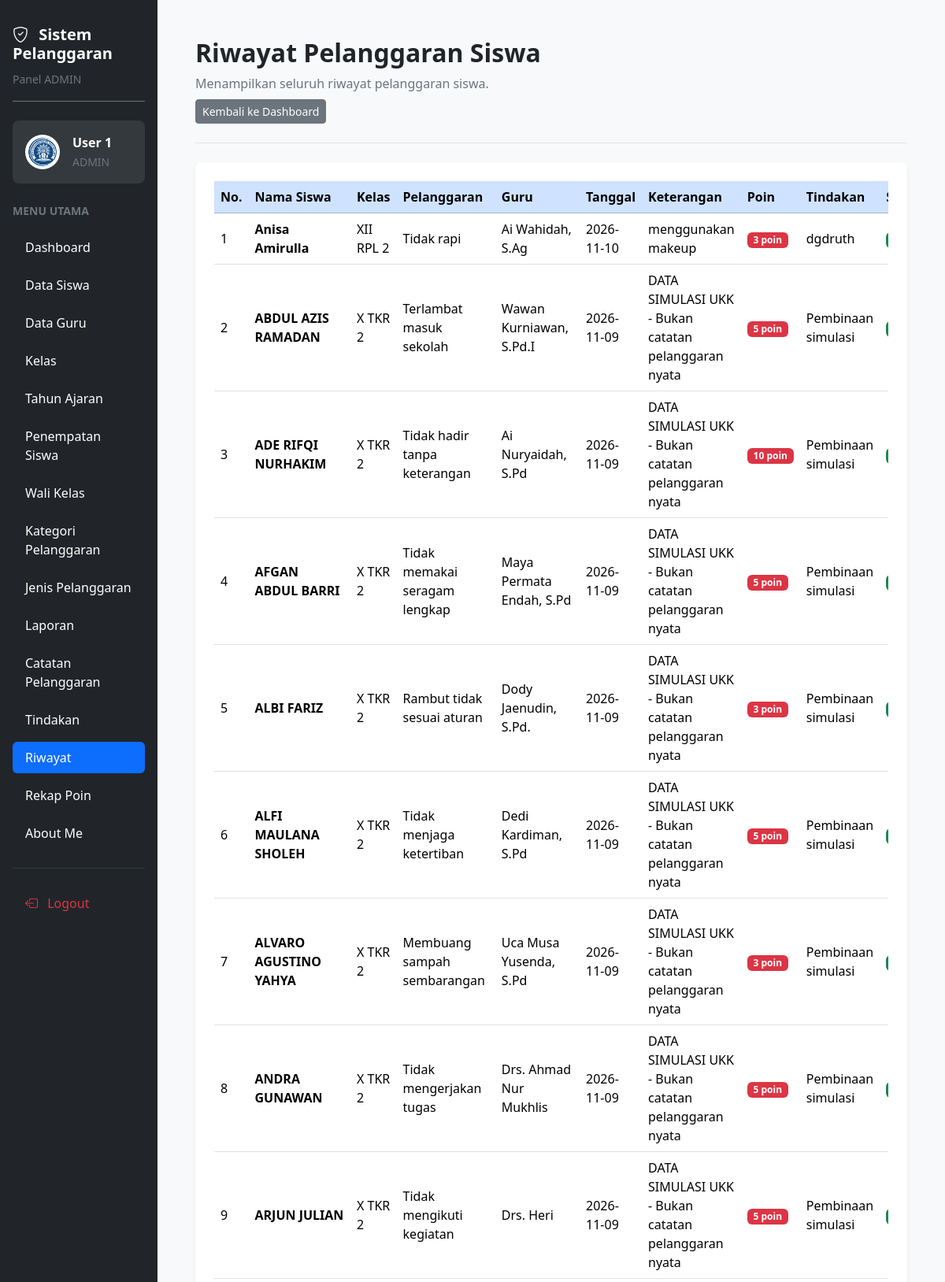
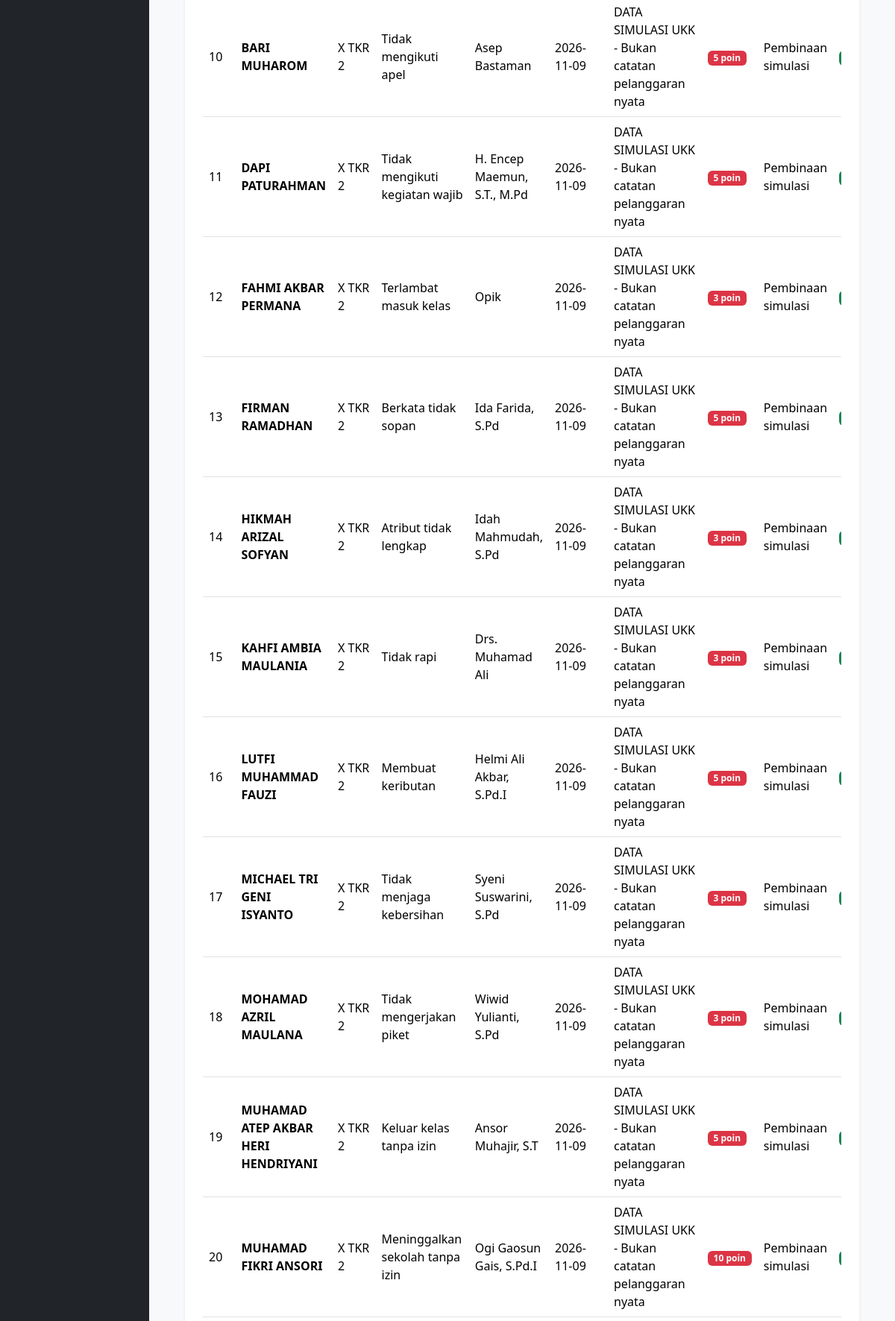
The app's page /riwayat.php (signed in, upper part) with its own data (2 pictures, top to bottom).
### tables this page shows
CREATE TABLE `t_pelanggaran_siswa` (
  `id` int(11) NOT NULL,
  `tahun_ajaran_id` int(11) NOT NULL,
  `siswa_id` int(11) NOT NULL,
  `nama_siswa` varchar(150) NOT NULL,
  `kelas_id` int(11) NOT NULL,
  `nama_kelas` varchar(100) NOT NULL,
  `pelanggaran_id` int(11) NOT NULL,
  `nama_pelanggaran` varchar(150) NOT NULL,
  `pelanggaran_kategori_id` int(11) NOT NULL,
  `guru_id` int(11) NOT NULL,
  `nama_guru` varchar(150) NOT NULL,
  `tanggal` date NOT NULL,
  `keterangan` text NOT NULL,
  `poin` int(11) NOT NULL,
  `tindakan` text NOT NULL,
  `status` varchar(30) NOT NULL,
  `created_at` timestamp NOT NULL DEFAULT current_timestamp(),
  `updated_at` timestamp NOT NULL DEFAULT current_timestamp()
);

### riwayat.php (the view, shortened to what this page needs)
<?php
$role = strtolower(trim($_SESSION['role'] ?? ''));
require_once __DIR__ . "/config/koneksi.php";
$data = mysqli_query(
    $koneksi,
    "SELECT id, nama_siswa, nama_kelas,
            nama_pelanggaran, nama_guru,
            tanggal, keterangan, poin, tindakan, status
     FROM t_pelanggaran_siswa
     ORDER BY tanggal DESC, id DESC"
);
$nama = htmlspecialchars(
    $_SESSION['name'] ?? 'Pengguna',
    ENT_QUOTES,
    'UTF-8'
);
?>
<!DOCTYPE html>
<html lang="id">
<head>
    <link href="https://cdn.jsdelivr.net/npm/bootstrap@5.3.3/dist/css/bootstrap.min.css" rel="stylesheet">
    <link href="https://cdn.jsdelivr.net/npm/bootstrap-icons@1.11.3/font/bootstrap-icons.min.css" rel="stylesheet">
    <link href="https://cdn.datatables.net/2.3.4/css/dataTables.bootstrap5.min.css" rel="stylesheet">
</head>
<body class="bg-light overflow-hidden">
<div class="container-fluid vh-100 overflow-hidden">
    <div class="row h-100 flex-nowrap">
        <aside class="col-12 col-md-3 col-lg-2 bg-dark vh-100 overflow-auto position-sticky top-0 p-3">
            <div class="text-white mb-4 pt-3 pb-3 border-bottom border-secondary">
                <h5 class="fw-bold mb-2">
                    <i class="bi bi-shield-check me-2"></i>
                    Sistem Pelanggaran
                </h5>
                <small class="text-secondary">Panel <?= strtoupper($role); ?></small>
            </div>
            <div class="bg-secondary bg-opacity-25 rounded-3 p-3 mb-4">
                <div class="d-flex align-items-center gap-3">
                    <img
                        src="logo.png"
                        alt="Logo Aplikasi"
                        width="44"
                        height="44"
                        class="rounded-circle bg-white p-1"
                    >
                    <div class="text-white text-break">
                        <div class="fw-semibold"><?= $nama; ?></div>
                        <small class="text-secondary"><?= strtoupper($role); ?></small>
                    </div>
                </div>
            </div>
            <div class="text-secondary small fw-semibold mb-3">
                MENU UTAMA
            </div>
            <ul class="nav nav-pills flex-column gap-2">
                <li class="nav-item">
                    <a href="dashboard.php" class="nav-link text-white rounded-2 py-2 px-3">
                        Dashboard
                    </a>
                </li>
                <?php if ($role === 'admin'): ?>
                    <li class="nav-item">
                        <a href="siswa.php" class="nav-link text-white rounded-2 py-2 px-3">Data Siswa</a>
                    </li>
                    <li class="nav-item">
                        <a href="guru.php" class="nav-link text-white rounded-2 py-2 px-3">Data Guru</a>
                    </li>
                    <li class="nav-item">
                        <a href="kelas.php" class="nav-link text-white rounded-2 py-2 px-3">Kelas</a>
                    </li>
                    <li class="nav-item">
                        <a href="tahun_ajaran.php" class="nav-link text-white rounded-2 py-2 px-3">Tahun Ajaran</a>
                    </li>
                    <li class="nav-item">
                        <a href="penempatan_siswa.php" class="nav-link text-white rounded-2 py-2 px-3">Penempatan Siswa</a>
                    </li>
                    <li class="nav-item">
                        <a href="wali_kelas.php" class="nav-link text-white rounded-2 py-2 px-3">Wali Kelas</a>
                    </li>
                    <li class="nav-item">
                        <a href="kategori_pelanggaran.php" class="nav-link text-white rounded-2 py-2 px-3">Kategori Pelanggaran</a>
                    </li>
                    <li class="nav-item">
                        <a href="jenis_pelanggaran.php" class="nav-link text-white rounded-2 py-2 px-3">Jenis Pelanggaran</a>
                    </li>
                    <li class="nav-item">
                        <a href="laporan.php" class="nav-link text-white rounded-2 py-2 px-3">Laporan</a>
                    </li>
                <?php endif; ?>
                <li class="nav-item">
                    <a href="catatan_pelanggaran.php" class="nav-link text-white rounded-2 py-2 px-3">
                        Catatan Pelanggaran
                    </a>
                </li>
                <li class="nav-item">
                    <a href="tindakan.php" class="nav-link text-white rounded-2 py-2 px-3">
                        Tindakan
                    </a>
                </li>
                <li class="nav-item">
                    <a href="riwayat.php" class="nav-link active rounded-2 py-2 px-3" aria-current="page">
                        Riwayat
                    </a>
                </li>
                <li class="nav-item">
                    <a href="rekap_poin.php" class="nav-link text-white rounded-2 py-2 px-3">
                        Rekap Poin
                    </a>
                </li>
                <li class="nav-item">
                    <a href="abautme.php" class="nav-link text-white rounded-2 py-2 px-3">
                        About Me
                    </a>
                </li>
            </ul>
            <hr class="border-secondary my-4">
            <a href="logout.php" class="nav-link text-danger rounded-2 py-2 px-3">
                <i class="bi bi-box-arrow-left me-2"></i>
                Logout
            </a>
        </aside>
        <main class="col-12 col-md-9 col-lg-10 vh-100 overflow-auto p-3 p-lg-5">
            <div class="d-flex flex-wrap justify-content-between align-items-center gap-3 mb-4 pb-4 border-bottom">
                <div>
                    <h2 class="fw-bold mb-2">Riwayat Pelanggaran Siswa</h2>
                    <p class="text-secondary mb-2">
                        Menampilkan seluruh riwayat pelanggaran siswa.
                    </p>
                    <a href="dashboard.php" class="btn btn-secondary btn-sm">
                        Kembali ke Dashboard
                    </a>
                </div>
            </div>
            <div class="card border-0 shadow-sm rounded-3">
                <div class="card-body p-3 p-lg-4">
                    <div class="table-responsive">
                        <table id="tabelRiwayat" class="table table-hover align-middle">
                            <thead>
                                <tr class="table-primary">
                                    <th>No.</th>
                                    <th>Nama Siswa</th>
                                    <th>Kelas</th>
                                    <th>Pelanggaran</th>
                                    <th>Guru</th>
                                    <th>Tanggal</th>
                                    <th>Keterangan</th>
                                    <th>Poin</th>
                                    <th>Tindakan</th>
                                    <th>Status</th>
                                </tr>
                            </thead>
                            <tbody>
                                <?php
                                $no = 1;
                                while ($row = mysqli_fetch_assoc($data)):
                                ?>
                                    <tr>
                                        <td><?= $no++; ?></td>
                                        <td>
                                            <strong>
                                                <?= htmlspecialchars($row['nama_siswa'] ?? '', ENT_QUOTES, 'UTF-8'); ?>
                                            </strong>
                                        </td>
                                        <td>
                                            <?= htmlspecialchars($row['nama_kelas'] ?? '', ENT_QUOTES, 'UTF-8'); ?>
                                        </td>
                                        <td>
                                            <?= htmlspecialchars($row['nama_pelanggaran'] ?? '', ENT_QUOTES, 'UTF-8'); ?>
                                        </td>
                                        <td>
                                            <?= htmlspecialchars($row['nama_guru'] ?? '', ENT_QUOTES, 'UTF-8'); ?>
                                        </td>
                                        <td>
                                            <?= htmlspecialchars($row['tanggal'] ?? '', ENT_QUOTES, 'UTF-8'); ?>
                                        </td>
                                        <td>
                                            <?= htmlspecialchars($row['keterangan'] ?? '', ENT_QUOTES, 'UTF-8'); ?>
                                        </td>
                                        <td>
                                            <span class="badge bg-danger">
                                                <?= (int) ($row['poin'] ?? 0); ?> poin
                                            </span>
                                        </td>
                                        <td>
                                            <?= htmlspecialchars($row['tindakan'] ?? '', ENT_QUOTES, 'UTF-8'); ?>
                                        </td>
                                        <td>
                                            <?php if (($row['status'] ?? '') === 'Selesai'): ?>
                                                <span class="badge bg-success">Selesai</span>
                                            <?php elseif (($row['status'] ?? '') === 'Diproses'): ?>
                                                <span class="badge bg-warning text-dark">Diproses</span>
                                            <?php else: ?>
                                                <span class="badge bg-secondary">
                                                    <?= htmlspecialchars($row['status'] ?? 'Belum Diproses', ENT_QUOTES, 'UTF-8'); ?>
                                                </span>
                                            <?php endif; ?>
                                        </td>
                                    </tr>
                                <?php endwhile; ?>
                            </tbody>
                        </table>
                    </div>
                </div>
            </div>
        </main>
    </div>
</div>
</body>
</html>

### records on screen
t_pelanggaran_siswa: nama_siswa "Anisa Amirulla", nama_kelas "XII RPL 2", nama_pelanggaran "Tidak rapi", nama_guru "Ai Wahidah, S.Ag", tanggal "2026-11-10", keterangan "menggunakan makeup", poin "3", tindakan "dgdruth"
t_pelanggaran_siswa: nama_siswa "ABDUL AZIS RAMADAN", nama_kelas "X TKR 2", nama_pelanggaran "Terlambat masuk sekolah", nama_guru "Wawan Kurniawan, S.Pd.I", tanggal "2026-11-09", keterangan "DATA SIMULASI UKK - Bukan catatan pelanggaran nyata", poin "5", tindakan "Pembinaan simulasi"
t_pelanggaran_siswa: nama_siswa "ADE RIFQI NURHAKIM", nama_kelas "X TKR 2", nama_pelanggaran "Tidak hadir tanpa keterangan", nama_guru "Ai Nuryaidah, S.Pd", tanggal "2026-11-09", keterangan "DATA SIMULASI UKK - Bukan catatan pelanggaran nyata", poin "10", tindakan "Pembinaan simulasi"
t_pelanggaran_siswa: nama_siswa "AFGAN ABDUL BARRI", nama_kelas "X TKR 2", nama_pelanggaran "Tidak memakai seragam lengkap", nama_guru "Maya Permata Endah, S.Pd", tanggal "2026-11-09", keterangan "DATA SIMULASI UKK - Bukan catatan pelanggaran nyata", poin "5", tindakan "Pembinaan simulasi"
t_pelanggaran_siswa: nama_siswa "ALBI FARIZ", nama_kelas "X TKR 2", nama_pelanggaran "Rambut tidak sesuai aturan", nama_guru "Dody Jaenudin, S.Pd.", tanggal "2026-11-09", keterangan "DATA SIMULASI UKK - Bukan catatan pelanggaran nyata", poin "3", tindakan "Pembinaan simulasi"
t_pelanggaran_siswa: nama_siswa "ALFI MAULANA SHOLEH", nama_kelas "X TKR 2", nama_pelanggaran "Tidak menjaga ketertiban", nama_guru "Dedi Kardiman, S.Pd", tanggal "2026-11-09", keterangan "DATA SIMULASI UKK - Bukan catatan pelanggaran nyata", poin "5", tindakan "Pembinaan simulasi"
t_pelanggaran_siswa: nama_siswa "ALVARO AGUSTINO YAHYA", nama_kelas "X TKR 2", nama_pelanggaran "Membuang sampah sembarangan", nama_guru "Uca Musa Yusenda, S.Pd", tanggal "2026-11-09", keterangan "DATA SIMULASI UKK - Bukan catatan pelanggaran nyata", poin "3", tindakan "Pembinaan simulasi"
t_pelanggaran_siswa: nama_siswa "ANDRA GUNAWAN", nama_kelas "X TKR 2", nama_pelanggaran "Tidak mengerjakan tugas", nama_guru "Drs. Ahmad Nur Mukhlis", tanggal "2026-11-09", keterangan "DATA SIMULASI UKK - Bukan catatan pelanggaran nyata", poin "5", tindakan "Pembinaan simulasi"
t_pelanggaran_siswa: nama_siswa "ARJUN JULIAN", nama_kelas "X TKR 2", nama_pelanggaran "Tidak mengikuti kegiatan", nama_guru "Drs. Heri", tanggal "2026-11-09", keterangan "DATA SIMULASI UKK - Bukan catatan pelanggaran nyata", poin "5", tindakan "Pembinaan simulasi"
t_pelanggaran_siswa: nama_siswa "BARI MUHAROM", nama_kelas "X TKR 2", nama_pelanggaran "Tidak mengikuti apel", nama_guru "Asep Bastaman", tanggal "2026-11-09", keterangan "DATA SIMULASI UKK - Bukan catatan pelanggaran nyata", poin "5", tindakan "Pembinaan simulasi"
t_pelanggaran_siswa: nama_siswa "DAPI PATURAHMAN", nama_kelas "X TKR 2", nama_pelanggaran "Tidak mengikuti kegiatan wajib", nama_guru "H. Encep Maemun, S.T., M.Pd", tanggal "2026-11-09", keterangan "DATA SIMULASI UKK - Bukan catatan pelanggaran nyata", poin "5", tindakan "Pembinaan simulasi"
t_pelanggaran_siswa: nama_siswa "FAHMI AKBAR PERMANA", nama_kelas "X TKR 2", nama_pelanggaran "Terlambat masuk kelas", nama_guru "Opik", tanggal "2026-11-09", keterangan "DATA SIMULASI UKK - Bukan catatan pelanggaran nyata", poin "3", tindakan "Pembinaan simulasi"
t_pelanggaran_siswa: nama_siswa "FIRMAN RAMADHAN", nama_kelas "X TKR 2", nama_pelanggaran "Berkata tidak sopan", nama_guru "Ida Farida, S.Pd", tanggal "2026-11-09", keterangan "DATA SIMULASI UKK - Bukan catatan pelanggaran nyata", poin "5", tindakan "Pembinaan simulasi"
t_pelanggaran_siswa: nama_siswa "HIKMAH ARIZAL SOFYAN", nama_kelas "X TKR 2", nama_pelanggaran "Atribut tidak lengkap", nama_guru "Idah Mahmudah, S.Pd", tanggal "2026-11-09", keterangan "DATA SIMULASI UKK - Bukan catatan pelanggaran nyata", poin "3", tindakan "Pembinaan simulasi"
t_pelanggaran_siswa: nama_siswa "KAHFI AMBIA MAULANIA", nama_kelas "X TKR 2", nama_pelanggaran "Tidak rapi", nama_guru "Drs. Muhamad Ali", tanggal "2026-11-09", keterangan "DATA SIMULASI UKK - Bukan catatan pelanggaran nyata", poin "3", tindakan "Pembinaan simulasi"
t_pelanggaran_siswa: nama_siswa "LUTFI MUHAMMAD FAUZI", nama_kelas "X TKR 2", nama_pelanggaran "Membuat keributan", nama_guru "Helmi Ali Akbar, S.Pd.I", tanggal "2026-11-09", keterangan "DATA SIMULASI UKK - Bukan catatan pelanggaran nyata", poin "5", tindakan "Pembinaan simulasi"
t_pelanggaran_siswa: nama_siswa "MICHAEL TRI GENI ISYANTO", nama_kelas "X TKR 2", nama_pelanggaran "Tidak menjaga kebersihan", nama_guru "Syeni Suswarini, S.Pd", tanggal "2026-11-09", keterangan "DATA SIMULASI UKK - Bukan catatan pelanggaran nyata", poin "3", tindakan "Pembinaan simulasi"
t_pelanggaran_siswa: nama_siswa "MOHAMAD AZRIL MAULANA", nama_kelas "X TKR 2", nama_pelanggaran "Tidak mengerjakan piket", nama_guru "Wiwid Yulianti, S.Pd", tanggal "2026-11-09", keterangan "DATA SIMULASI UKK - Bukan catatan pelanggaran nyata", poin "3", tindakan "Pembinaan simulasi"
t_pelanggaran_siswa: nama_siswa "MUHAMAD ATEP AKBAR HERI HENDRIYANI", nama_kelas "X TKR 2", nama_pelanggaran "Keluar kelas tanpa izin", nama_guru "Ansor Muhajir, S.T", tanggal "2026-11-09", keterangan "DATA SIMULASI UKK - Bukan catatan pelanggaran nyata", poin "5", tindakan "Pembinaan simulasi"
t_pelanggaran_siswa: nama_siswa "MUHAMAD FIKRI ANSORI", nama_kelas "X TKR 2", nama_pelanggaran "Meninggalkan sekolah tanpa izin", nama_guru "Ogi Gaosun Gais, S.Pd.I", tanggal "2026-11-09", keterangan "DATA SIMULASI UKK - Bukan catatan pelanggaran nyata", poin "10", tindakan "Pembinaan simulasi"

### other values on screen
$role "ADMIN"
$nama "User 1"
